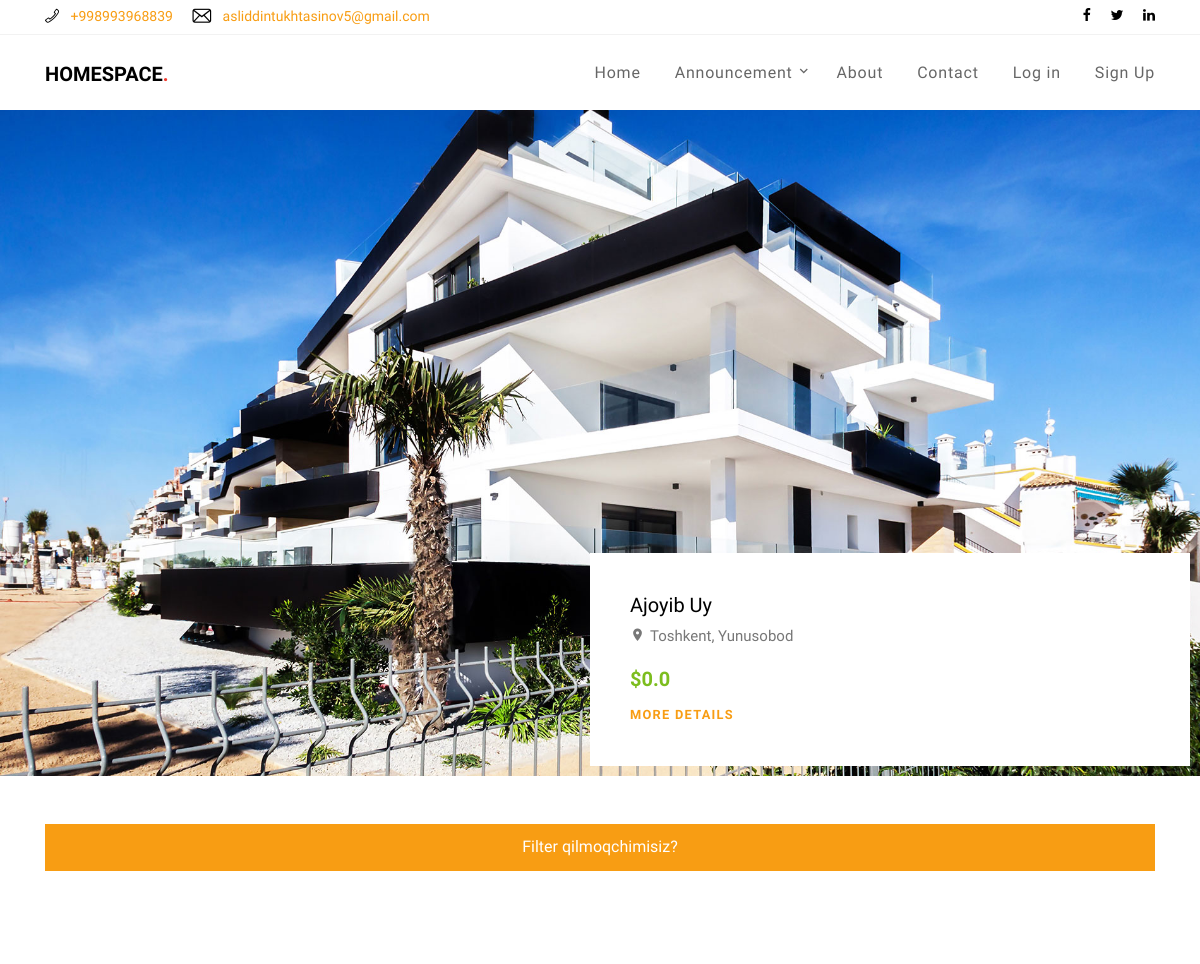
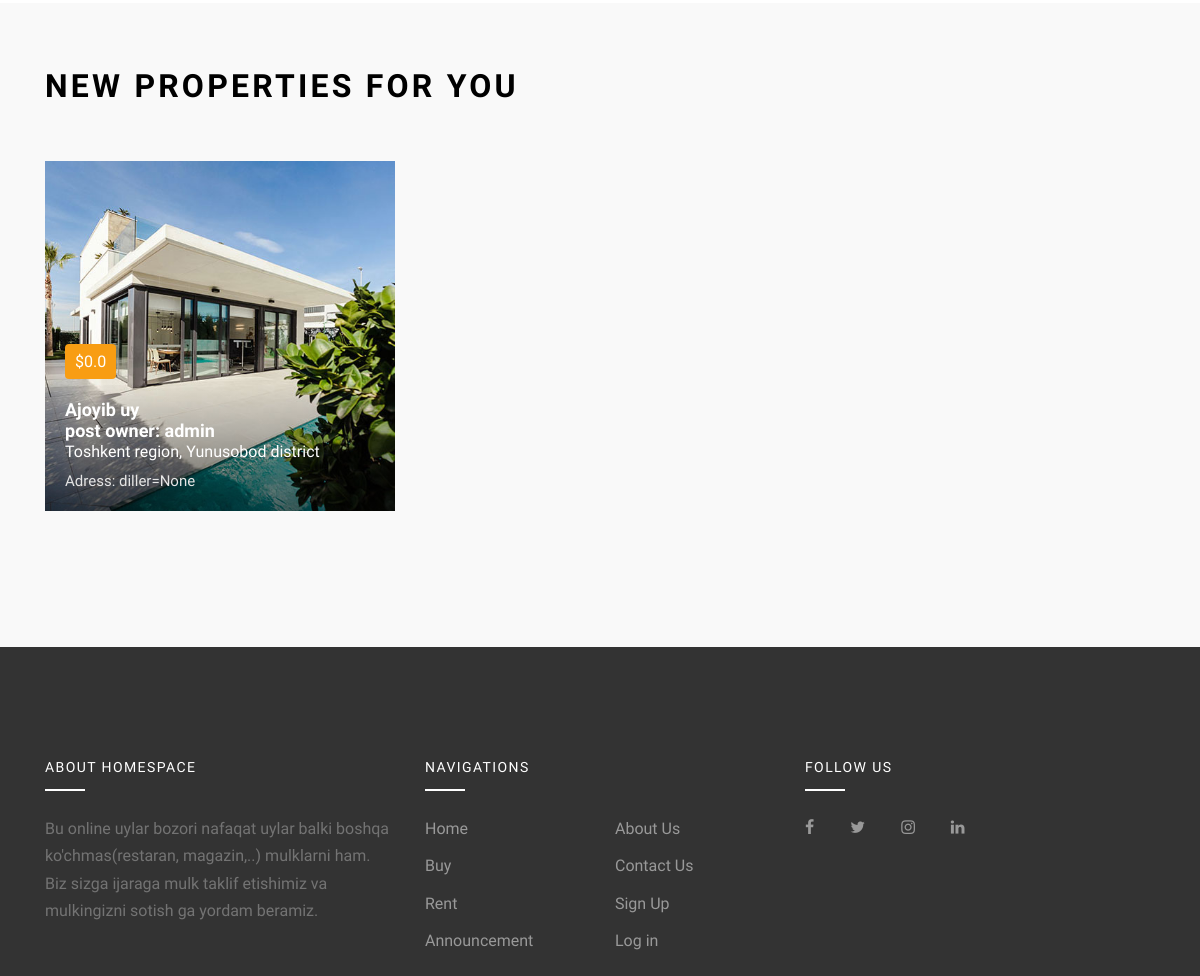
Page /announcement/ (upper part) on the earlier database version (2 pictures, top to bottom).
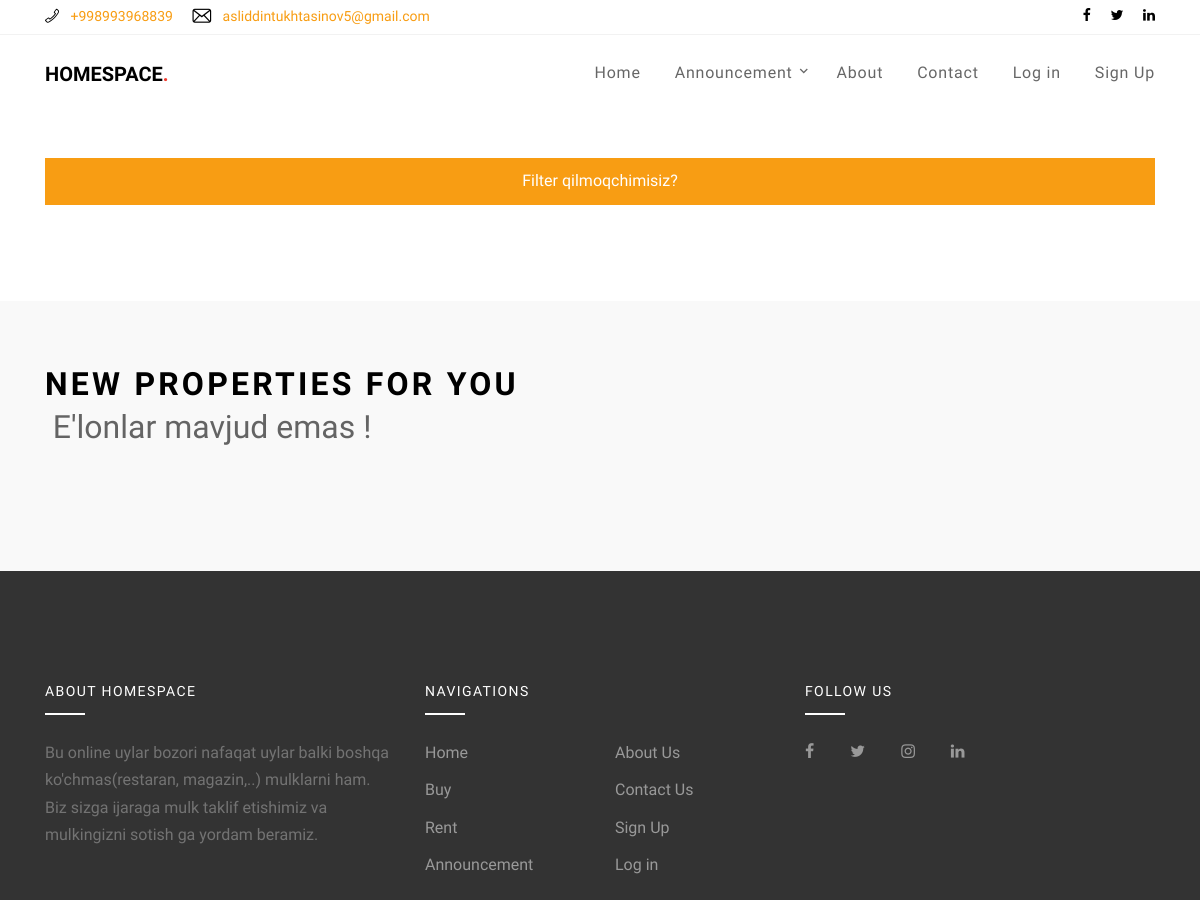
Same page on the later database version.
### announcement/models.py (models this page shows, shortened)
class Posts(models.Model):
    resturant = 'resturant';
    market = 'market';
    float = 'float';
    yard = 'yard'
    type = [(resturant, 'resturant'), (market, 'market'), (float, 'float'), (yard, 'yard')]
    sale = 'buy';
    rent = 'rent'
    type_status = [(sale, 'Buy'), (rent, 'Rent')]
    title = models.CharField(max_length=255, unique=True)
    home_type = models.CharField(max_length=20, choices=type, default=type[2][0])
    type = models.CharField(max_length=20, choices=type_status, default=type_status[0][0])
    price = models.FloatField('price ($)', default=0, blank=True, validators=[MinValueValidator(0)])
    year_build = models.PositiveIntegerField(default=0, blank=True, validators=[MinValueValidator(0)])
    more_info = models.TextField('more info', default="more info ...")
    area = models.FloatField('area (m.kv)', default=1)
    picture = models.ImageField(
        upload_to=f"announcement/%Y/%m/%d/announcement")
    picture2 = models.ImageField(
        upload_to=f"announcement/%Y/%m/%d/announcement")
    picture3 = models.ImageField(
        upload_to=f"announcement/%Y/%m/%d/announcement")
    beds = models.PositiveIntegerField(
        'badroom', validators=[MinValueValidator(1), MaxValueValidator(5)], default=1)
    baths = models.PositiveIntegerField(
        'batheroom', validators=[MinValueValidator(1), MaxValueValidator(5)], default=1)
    garages = models.PositiveIntegerField(
        'garages', validators=[MinValueValidator(0), MaxValueValidator(5)], default=1)
    tel_num = models.CharField("telefon number:", max_length=40, default="+998")
    region = models.ForeignKey(Regions, on_delete=models.CASCADE)
    district = models.ForeignKey(Districts, on_delete=models.CASCADE)
    adress = models.CharField(max_length=255, null=True)
    diller = models.ForeignKey(Agents, on_delete=models.SET_NULL, null=True)
    created_at = models.DateTimeField(auto_now_add=True)
    slug = models.SlugField(max_length=255, db_index=True, blank=True)
    owner = models.ForeignKey(User, on_delete=models.CASCADE)
    is_publish = models.BooleanField(default=False)
    is_send_mail = models.BooleanField(default=False)
    def get_absolute_url(self):
        kwargs = {'slug': self.slug}
        return reverse('post-detail', kwargs=kwargs)
    class Meta:
        ordering = ['-created_at']
        verbose_name_plural = 'Posts'
        verbose_name = 'Post'

class Regions(models.Model):
    region = models.CharField(max_length=150, unique=True)
    def __str__(self):
        return self.region
    class Meta:
        verbose_name_plural = 'Regions'
        verbose_name = 'Region'

class Districts(models.Model):
    region = models.ForeignKey(Regions, on_delete=models.CASCADE)
    district = models.CharField(max_length=150)
    def __str__(self):
        return self.district
    class Meta:
        verbose_name_plural = 'Districts'
        verbose_name = 'District'

### authusers/models.py (models this page shows)
class CustomUser(AbstractUser):
    email = models.EmailField(
        'email address', unique=True,
        error_messages={
            'unique': "A user with that email already exists.",},)
    is_agent = models.BooleanField('agent',default=False,help_text=('is agent?'),)
    create_date = models.DateTimeField(auto_now_add=True)

### main/views.py (the view)
# urls.py: path('announcement/', AnnouncmentPageView.as_view(), name='announcement'),
class AnnouncmentPageView(ListView):
    queryset = Posts.objects.filter(is_publish=True)
    context_object_name = 'posts'
    template_name = 'properties.html'
    paginate_by = 9
    paginate_orphans = 1
    def get_queryset(self):
        queryset = super().get_queryset()
        queryset=FilterHomeForm(self.request.GET, queryset=queryset)
        return queryset.qs
    def get_context_data(self, *args, **kwargs):
        try:
            context = super().get_context_data()
        except Http404:
            self.kwargs['page'] = 1
            context = super().get_context_data()
        context['main_posts'] = Posts.objects.all()[0:3]
        context['main_page'] = False
        context['filter_form'] = FilterHomeForm(self.request.GET, queryset=self.get_queryset())
        context['region_page'] = ''.join([f"region={x}&" for x in self.request.GET.getlist('region')])
        context['district_page'] = ''.join([f"district={x}&" for x in self.request.GET.getlist('district')])
        return context

### templates/properties.html (shortened to what this page needs)
{% extends 'base.html' %}
{% load static %}
{% block content %}
{% include 'main-posts.html' %}
{% include 'main-search.html' %}
<div class="site-section site-section-sm bg-light">
      <div class="container">
        <div class="row mb-5">
          <div class="col-12">
            <div class="site-section-title">
              <h2>New Properties for You</h2>
            </div>
          </div>
        </div>
        {% include 'posts.html' %}
      </div>
    </div>
{% endblock %}

### templates/main-posts.html
{% load static %}
<div class="slide-one-item home-slider owl-carousel">
    {% for post in main_posts %}
      <div class="site-blocks-cover" style="background-image: url({% static 'images/hero_bg_1.jpg' %});" data-aos="fade" data-stellar-background-ratio="0.5">
        <div class="text">
          <h2>{{post.title|title}}</h2>
          <p class="location"><span class="property-icon icon-room"></span>{{ post.region }}, {{ post.district }}</p>
          <p class="mb-2"><strong>${{post.price}}</strong></p>
          <p class="mb-0"><a href="{{post.get_absolute_url}}" class="text-uppercase small letter-spacing-1 font-weight-bold">More Details</a></p>
        </div>
      </div>
    {% endfor %}
</div>

### templates/posts.html (shortened to what this page needs)
{% load static %}
<div class="row mb-5">
  {% if posts %}
    {% for post in posts %}
      <div class="col-md-6 col-lg-4 mb-4">
        <a href="{{ post.get_absolute_url }}" class="prop-entry d-block">
          <figure>
            <img src="{{post.picture.url}}" alt="{{post.title}}" class="img-fluid">
          </figure>
          <div class="prop-text">
            <div class="inner">
              <span class="price rounded">${{post.price}}</span>
              <h3 class="title">{{ post.title }}</h3>
              <h5 class="title">post owner: {{ post.owner }}</h5>
              <h6 style="color:white;">{{ post.region }} region, {{ post.district }} district</h6>
              <p class="location">Adress: {{post.adress}}</p>
            </div>
          </div>
        </a>
      </div>
    {% endfor %}
  {% else %}
    <h2 style="margin-left:2%; margin-top:-4.5%;">E'lonlar mavjud emas !</h2>
  {% endif %}
</div>

Differences in the rows shown:
removed Posts: title "Ajoyib Uy", region "Toshkent", district "Yunusobod", price "0.0", picture (picture), title "Ajoyib uy", owner "admin", adress "diller=None"
Other differences:
text now shown: "E'lonlar mavjud emas !"
